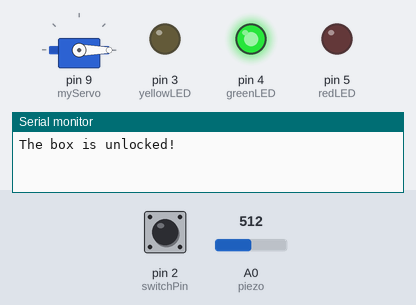
Bench run of a sketch on a simulated Arduino Uno, built with avr-gcc and run on an emulated ATmega328P. Parts: servo, output pins drawn as LEDs (lit = HIGH), the last lines printed to the serial monitor. The inputs (shaded band) are chosen by the test bench; at power-on: pin 2 (switchPin) LOW, A0 (piezo) = 512.

Above: at 1.2 s.
1.3 s: pin 2 (switchPin) pulled HIGH for 0.15 s
At 2.0 s:
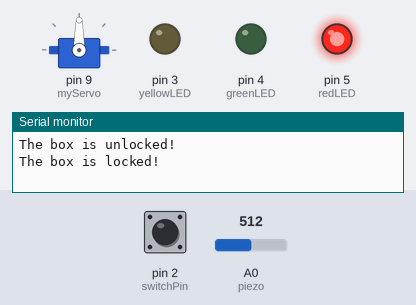
Timing chart, 0 to 4.3 s (numbered marks = the images above; inputs shaded):
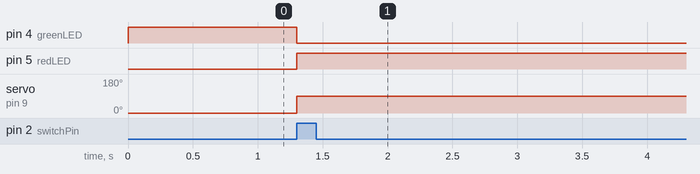

Measured:
- after the input at 1.3 s, pin 4 (greenLED): HIGH → LOW at once; pin 5 (redLED): LOW → HIGH at once; servo on pin 9 (myServo): 0° → 90° at once

The sketch:

12-knock-lock.ino
```cpp
/*
Project 12: Knock Lock

tap out the secret code to open the door.
*/

#include <Servo.h>
// create servo motor object
Servo myServo;

// I/O
const int piezo = A0;
const int switchPin = 2;
const int yellowLED = 3;
const int greenLED = 4;
const int redLED = 5;

// switch and piezo variables
int knockVal;
int switchVal;

// knock values
const int quietKnock = 10;
const int loudKnock = 100;

// lock state
bool locked = false;

// valid knocks tracker
short numberOfKnocks = 0;

void setup() {
  myServo.attach(9);
  pinMode(yellowLED, OUTPUT);
  pinMode(redLED, OUTPUT);
  pinMode(greenLED, OUTPUT);
  pinMode(switchPin, INPUT);
  Serial.begin(9600);

  // start in unlocked state
  digitalWrite(greenLED, HIGH);
  myServo.write(0);
  Serial.println("The box is unlocked!");
}

void loop() {
  if (locked == false) {
    // lock button
    switchVal = digitalRead(switchPin);

    // lock the box
    if (switchVal == HIGH) {
      locked = true;
      digitalWrite(greenLED, LOW);
      digitalWrite(redLED, HIGH);
      myServo.write(90);
      Serial.println("The box is locked!");
      delay(1000);
    }
  }

  // check for knocks to unlock
  if (locked == true) {
    // read knocks
    knockVal = analogRead(piezo);

    // count only valid knocks
    if (numberOfKnocks < 3 && knockVal > 0) {
      if (checkForKnock(knockVal) == true) {
        numberOfKnocks++;
      }
      Serial.print(3 - numberOfKnocks);
      Serial.println(" more knocks to go");
    }

    // unlock the box
    if (numberOfKnocks >= 3) {
      locked = false;
      myServo.write(0);
      delay(20);
      digitalWrite(greenLED, HIGH);
      digitalWrite(redLED, LOW);
      Serial.println("The box is unlocked!");
      numberOfKnocks = 0;
    }
  }
}

// function to check valid knocks
bool checkForKnock(int value){
  if (value > quietKnock && value < loudKnock) {
    // blink led to indicate a valid knock
    digitalWrite(yellowLED, HIGH);
    delay(50);
    digitalWrite(yellowLED, LOW);
    Serial.print("Valid knock of value: ");
    Serial.println(value);
    return true;
  } else {
    Serial.print("Bad knock value ");
    Serial.println(value);
    return false;
  }
}
```
